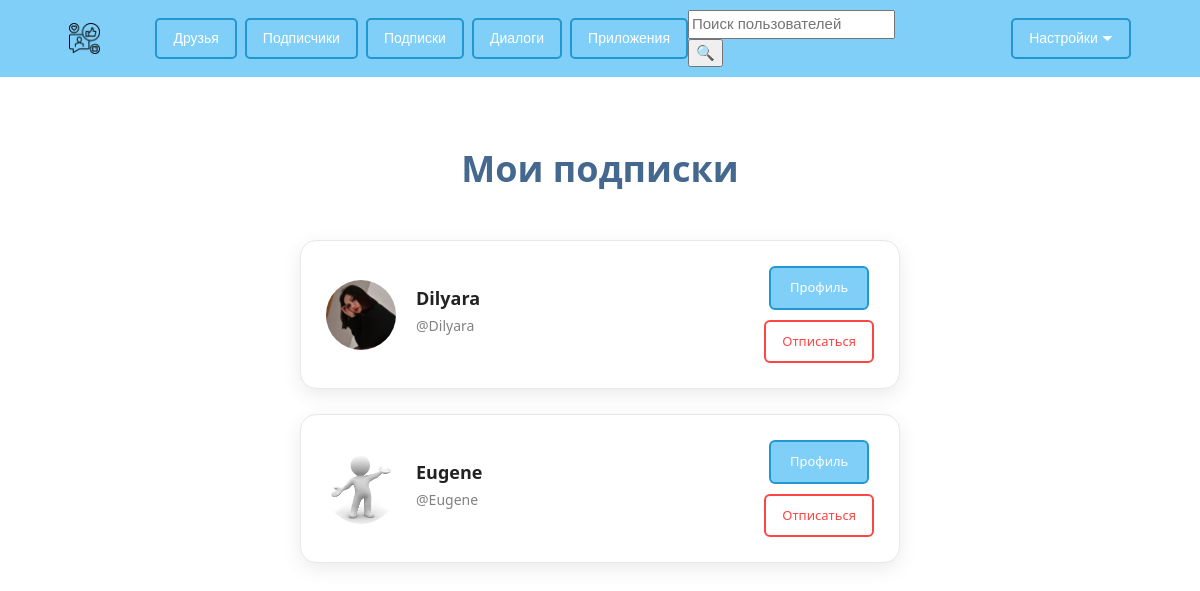
Screenshot of /auth/my_subscribes/ (signed in) with the database file from the repository.
### Users/models.py (models this page shows, shortened)
class Follower(models.Model):
    user = models.ForeignKey(User,
                             on_delete=models.CASCADE,
                             verbose_name='Пользователь')
    follower_for = models.ForeignKey(User,
                                     related_name='follower_for',
                                     on_delete=models.CASCADE,
                                     verbose_name='Подписан на ...')
    class Meta:
        verbose_name = 'Подписка'
        verbose_name_plural = 'Подписки'

class Profile(AbstractUser):
    GENDER_CHOICE = (("M", "М"),
                     ("F", "Ж"),
                     (None, "-"))
    CITY_CHOICE = [('Москва', 'Москва'),
                   ('Санкт-Петербург', 'Санкт-Петербург')]
    COUNTRY_CHOICE = [(None, '-')]
    avatar = models.ImageField('Аватар',
                               blank=True,
                               upload_to='images/avatar/')
    gender = models.CharField('Пол',
                              max_length=1,
                              choices=GENDER_CHOICE,
                              blank=True)
    country = models.CharField('Страна',
                               max_length=100,
                               blank=True,
                               null=True,
                               choices=COUNTRY_CHOICE)
    city = models.CharField('Город',
                            max_length=100,
                            blank=True,
                            null=True,
                            choices=CITY_CHOICE)
    birth_date = models.DateField('Дата рождения',
                                  null=True,
                                  blank=True)
    email = models.CharField('Почтовый адрес', max_length=20,
                             null=False,
                             blank=False)
    short_name = models.CharField('Короткое имя',
                                  max_length=10,
                                  null=True,
                                  blank=True)
    class Meta:
        verbose_name = 'Профиль'
        verbose_name_plural = 'Профили'

### Users/views.py (the view)
# urls.py: path('my_subscribes/', v.show_my_subscribes, name='my_subscribes'),
@login_required
def show_my_subscribes(request):
    subscribes = Follower.objects.filter(user=request.user)
    subscribes_count = subscribes.count()
    context = {'subscribes': subscribes,
               'subscribes_count': subscribes_count}
    return render(request,
                  'users/my_subscribes.html',
                  context)

### Templates/users/my_subscribes.html (shortened to what this page needs)
{% extends "base.html" %}
{% load static %}
{% block content %}
<div class="friends-container">
    <h1 class="friends-title">Мои подписки</h1>
    <div class="friends-list">
        {% for sub in subscribes %}
        <div class="friend-card">
            <div class="friend-avatar">
                {% if sub.follower_for.avatar %}
                    <img src="{{ sub.follower_for.avatar.url }}" alt="{{ sub.follower_for.username }}">
                {% else %}
                    <img src="{% static 'img/default_avatar.jpg' %}" alt="Аватар">
                {% endif %}
            </div>
            <div class="friend-info">
                <h3 class="friend-name">
                    {{ sub.follower_for.username }}
                </h3>
                <p class="friend-username">@{{ sub.follower_for.username }}</p>
            </div>
            <div class="friend-actions">
                <a href="{% url 'Users:another_profile' sub.follower_for.id %}" class="profile-link">Профиль</a>
                <form method="post" action="{% url 'Users:cancel_subscribe' sub.follower_for.id %}">
                    <button type="submit" class="remove-btn">Отписаться</button>
                </form>
            </div>
        </div>
        {% endfor %}
    </div>
</div>
{% endblock %}

### static/css/stylesheet.css (style rules this page uses)
.body { margin: 0; }
.friends-container { max-width: 800px; margin: 40px auto; padding: 30px; display: flex; flex-direction: column; align-items: center; }
.friends-title { color: #45688e; text-align: center; margin-bottom: 50px; font-size: 36px; font-weight: 600; }
.friends-list { display: flex; flex-direction: column; gap: 35px; margin-bottom: 50px; width: 100%; max-width: 600px; }
.friend-card { display: flex; align-items: center; padding: 30px 35px; background: white; border: 1px solid #e7e8ec; border-radius: 18px; box-shadow: 0 6px 20px rgba(0, 0, 0, 0.08); transition: all 0.3s ease; width: 100%; }
.friend-avatar { width: 80px; height: 80px; margin-right: 25px; flex-shrink: 0; border-radius: 50%; overflow: hidden; }
.friend-avatar img { width: 100%; height: 100%; object-fit: cover; transition: transform 0.3s ease; }
.friend-info { flex: 1; min-width: 0; text-align: left; margin-right: 25px; }
.friend-name { margin: 0 0 10px 0; color: #222; font-size: 19px; font-weight: 600; white-space: nowrap; overflow: hidden; text-overflow: ellipsis; }
.friend-username { margin: 0; color: #828282; font-size: 15px; white-space: nowrap; overflow: hidden; text-overflow: ellipsis; }
.friend-actions { display: flex; gap: 18px; flex-shrink: 0; flex-direction: column; align-items: center; }
.profile-link { padding: 14px 22px; background: #7fcff8; color: white; text-decoration: none; border-radius: 9px; font-size: 15px; font-weight: 500; transition: all 0.3s ease; border: 2px solid #2397d0; min-width: 110px; text-align: center; }
.remove-btn { padding: 14px 18px; background: white; color: #ff4444; border: 2px solid #ff4444; border-radius: 9px; cursor: pointer; font-size: 17px; font-weight: bold; transition: all 0.3s ease; min-width: 55px; }
.friends-list { display: flex; flex-direction: column; gap: 25px; margin-bottom: 50px; width: 100%; max-width: 600px; }
.friend-card { display: flex; align-items: center; padding: 25px; background: white; border: 1px solid #e7e8ec; border-radius: 16px; box-shadow: 0 6px 20px rgba(0, 0, 0, 0.08); transition: all 0.3s ease; width: 100%; }
.friend-avatar { width: 70px; height: 70px; margin-right: 20px; flex-shrink: 0; border-radius: 50%; overflow: hidden; }
.friend-avatar img { width: 100%; height: 100%; object-fit: cover; }
.friend-info { flex: 1; min-width: 0; text-align: left; margin-right: 20px; }
.friend-name { margin: 0 0 5px 0; color: #222; font-size: 18px; font-weight: 600; white-space: nowrap; overflow: hidden; text-overflow: ellipsis; }
.friend-username { margin: 0 0 5px 0; color: #828282; font-size: 14px; white-space: nowrap; overflow: hidden; text-overflow: ellipsis; }
.friend-actions { display: flex; flex-direction: column; gap: 10px; flex-shrink: 0; }
.profile-link { padding: 10px 16px; background: #7fcff8; color: white; text-decoration: none; border-radius: 6px; font-size: 13px; font-weight: 500; transition: all 0.3s ease; border: 2px solid #2397d0; text-align: center; min-width: 100px; }
.remove-btn { padding: 10px 16px; background: white; color: #ff4444; border: 2px solid #ff4444; border-radius: 6px; cursor: pointer; font-size: 13px; font-weight: 500; transition: all 0.3s ease; min-width: 100px; }

### rows the page displays
Follower: follower_for.avatar (picture), follower_for.username "Dilyara"
Follower: follower_for.avatar (picture), follower_for.username "Eugene"
